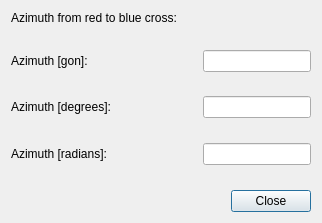
<?xml version="1.0" encoding="UTF-8"?>
<ui version="4.0">
 <class>ShowAzimuth</class>
 <widget class="QDialog" name="ShowAzimuth">
  <property name="geometry">
   <rect>
    <x>0</x>
    <y>0</y>
    <width>322</width>
    <height>223</height>
   </rect>
  </property>
  <property name="windowTitle">
   <string>Show Azimuth</string>
  </property>
  <layout class="QGridLayout" name="gridLayout">
   <item row="0" column="0">
    <layout class="QHBoxLayout" name="horizontalLayout_4">
     <item>
      <widget class="QLabel" name="label_3">
       <property name="text">
        <string>Azimuth from red to blue cross:</string>
       </property>
      </widget>
     </item>
    </layout>
   </item>
   <item row="2" column="0">
    <layout class="QHBoxLayout" name="horizontalLayout">
     <item>
      <widget class="QLabel" name="label">
       <property name="text">
        <string>Azimuth [gon]: </string>
       </property>
      </widget>
     </item>
     <item>
      <spacer name="horizontalSpacer">
       <property name="orientation">
        <enum>Qt::Horizontal</enum>
       </property>
       <property name="sizeHint" stdset="0">
        <size>
         <width>40</width>
         <height>20</height>
        </size>
       </property>
      </spacer>
     </item>
     <item>
      <widget class="QLineEdit" name="lineGon">
       <property name="enabled">
        <bool>true</bool>
       </property>
       <property name="readOnly">
        <bool>true</bool>
       </property>
      </widget>
     </item>
    </layout>
   </item>
   <item row="4" column="0">
    <layout class="QHBoxLayout" name="horizontalLayout_2">
     <item>
      <widget class="QLabel" name="label_2">
       <property name="text">
        <string>Azimuth [degrees]: </string>
       </property>
      </widget>
     </item>
     <item>
      <spacer name="horizontalSpacer_2">
       <property name="orientation">
        <enum>Qt::Horizontal</enum>
       </property>
       <property name="sizeHint" stdset="0">
        <size>
         <width>40</width>
         <height>20</height>
        </size>
       </property>
      </spacer>
     </item>
     <item>
      <widget class="QLineEdit" name="lineDegrees">
       <property name="readOnly">
        <bool>true</bool>
       </property>
      </widget>
     </item>
    </layout>
   </item>
   <item row="8" column="0">
    <layout class="QHBoxLayout" name="horizontalLayout_3">
     <item>
      <spacer name="horizontalSpacer_3">
       <property name="orientation">
        <enum>Qt::Horizontal</enum>
       </property>
       <property name="sizeHint" stdset="0">
        <size>
         <width>40</width>
         <height>20</height>
        </size>
       </property>
      </spacer>
     </item>
     <item>
      <widget class="QPushButton" name="buttonClose">
       <property name="text">
        <string>Close</string>
       </property>
      </widget>
     </item>
    </layout>
   </item>
   <item row="6" column="0">
    <layout class="QHBoxLayout" name="horizontalLayout_5">
     <item>
      <widget class="QLabel" name="label_4">
       <property name="text">
        <string>Azimuth [radians]: </string>
       </property>
      </widget>
     </item>
     <item>
      <spacer name="horizontalSpacer_4">
       <property name="orientation">
        <enum>Qt::Horizontal</enum>
       </property>
       <property name="sizeHint" stdset="0">
        <size>
         <width>40</width>
         <height>20</height>
        </size>
       </property>
      </spacer>
     </item>
     <item>
      <widget class="QLineEdit" name="lineRadians"/>
     </item>
    </layout>
   </item>
   <item row="1" column="0">
    <spacer name="verticalSpacer">
     <property name="orientation">
      <enum>Qt::Vertical</enum>
     </property>
     <property name="sizeHint" stdset="0">
      <size>
       <width>20</width>
       <height>40</height>
      </size>
     </property>
    </spacer>
   </item>
   <item row="3" column="0">
    <spacer name="verticalSpacer_2">
     <property name="orientation">
      <enum>Qt::Vertical</enum>
     </property>
     <property name="sizeHint" stdset="0">
      <size>
       <width>20</width>
       <height>40</height>
      </size>
     </property>
    </spacer>
   </item>
   <item row="5" column="0">
    <spacer name="verticalSpacer_3">
     <property name="orientation">
      <enum>Qt::Vertical</enum>
     </property>
     <property name="sizeHint" stdset="0">
      <size>
       <width>20</width>
       <height>40</height>
      </size>
     </property>
    </spacer>
   </item>
   <item row="7" column="0">
    <spacer name="verticalSpacer_4">
     <property name="orientation">
      <enum>Qt::Vertical</enum>
     </property>
     <property name="sizeHint" stdset="0">
      <size>
       <width>20</width>
       <height>40</height>
      </size>
     </property>
    </spacer>
   </item>
  </layout>
 </widget>
 <resources/>
 <connections/>
</ui>
